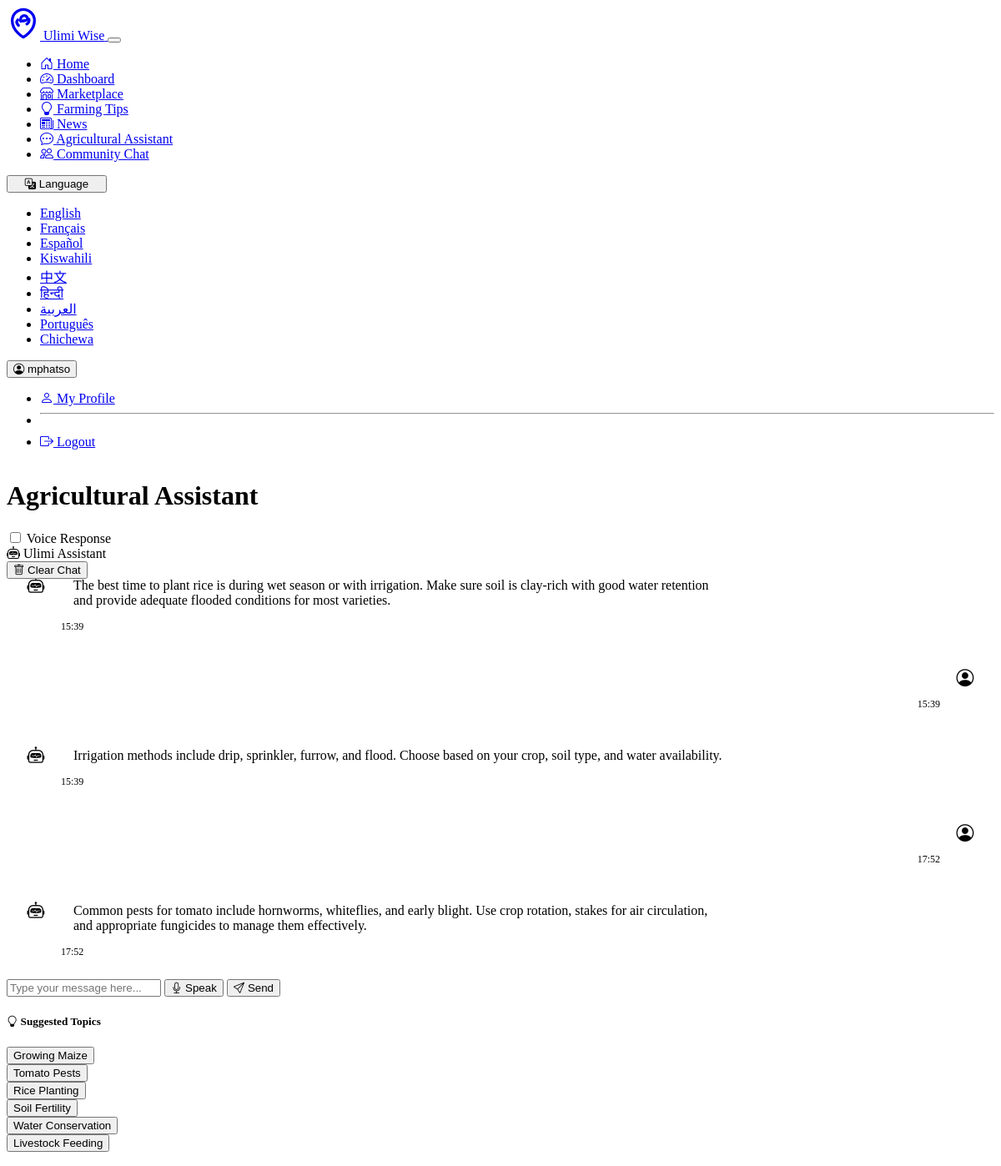
The page /chatbot (signed in, upper part) on the database as committed earlier.
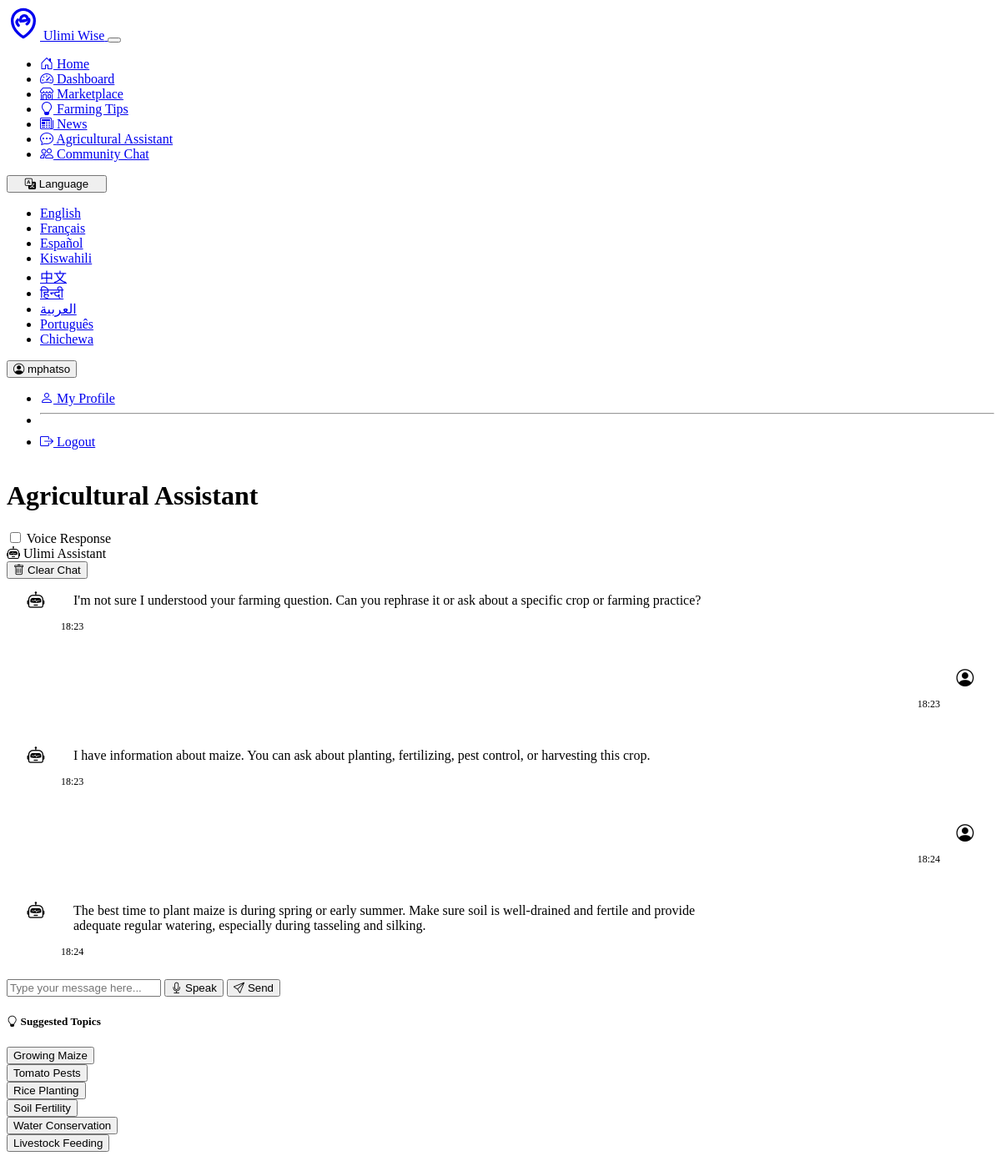
The same page on the database as committed later.
### models.py (models this page shows, shortened)
class User(UserMixin, db.Model):
    id = db.Column(db.Integer, primary_key=True)
    username = db.Column(db.String(64), unique=True, nullable=False)
    email = db.Column(db.String(120), unique=True, nullable=False)
    password_hash = db.Column(db.String(256), nullable=False)
    preferred_language = db.Column(db.String(10), default='en')
    location = db.Column(db.String(200))
    farm_type = db.Column(db.String(100))
    phone_number = db.Column(db.String(20))
    bio = db.Column(db.Text)
    is_extension_officer = db.Column(db.Boolean, default=False)
    is_buyer = db.Column(db.Boolean, default=False)
    created_at = db.Column(db.DateTime, default=datetime.utcnow)
    products = db.relationship('Product', backref='seller', lazy=True)

class ChatHistory(db.Model):
    id = db.Column(db.Integer, primary_key=True)
    user_id = db.Column(db.Integer, db.ForeignKey('user.id'), nullable=False)
    user_message = db.Column(db.Text, nullable=False)
    bot_response = db.Column(db.Text, nullable=False)
    created_at = db.Column(db.DateTime, default=datetime.utcnow)
    user = db.relationship('User', backref=db.backref('chat_history', lazy=True))

### routes.py (the view)
@app.route('/chatbot')
def chatbot_page():
    lang = session.get('language', 'en')
    if current_user.is_authenticated:
        lang = current_user.preferred_language or lang
    chat_history = []
    if current_user.is_authenticated:
        chat_history = ChatHistory.query.filter_by(user_id=current_user.id).order_by(ChatHistory.created_at.desc()).limit(10).all()
        chat_history.reverse()  # Show oldest messages first
    return render_template('chatbot.html',
                          lang=lang,
                          chat_history=chat_history,
                          title=get_translation("Agricultural Assistant", lang))

### app.py (called while the page is built)
@app.template_filter('translate')
def translate_filter(text, lang='en'):
    return get_translation(text, lang)

@app.context_processor
def inject_globals():
    from datetime import datetime
    now = datetime.now()
    return {
        'current_year': now.year,
        'current_time': now.strftime('%H:%M'),
        'get_available_languages': get_available_languages
    }

@login_manager.user_loader
def load_user(user_id):
    from models import User
    return User.query.get(int(user_id))

### translations.py (called while the page is built)
def get_translation(text, lang_code='en'):
    if not translations:
        load_translations()
    if lang_code not in LANGUAGES:
        lang_code = 'en'
    if lang_code in translations and text in translations[lang_code]:
        return translations[lang_code][text]
    else:
        return text

def get_available_languages():
    return LANGUAGES

### templates/chatbot.html (shortened to what this page needs)
{% extends "base.html" %}
{% block content %}
<div class="container">
    <div class="row">
        <div class="col-lg-8 mx-auto">
            <div class="d-flex justify-content-between align-items-center mb-4">
                <h1>{{ 'Agricultural Assistant' | translate(lang) }}</h1>
                <div class="form-check form-switch">
                    <input class="form-check-input" type="checkbox" id="voiceResponseToggle" checked>
                    <label class="form-check-label" for="voiceResponseToggle">{{ 'Voice Response' | translate(lang) }}</label>
                </div>
            </div>
            <div class="card shadow-sm mb-4">
                <div class="card-header bg-primary text-white">
                    <div class="d-flex justify-content-between align-items-center">
                        <div><i class="bi bi-robot me-2"></i> {{ 'Ulimi Assistant' | translate(lang) }}</div>
                        <button class="btn btn-sm btn-outline-light" onclick="clearChat()">
                            <i class="bi bi-trash"></i> {{ 'Clear Chat' | translate(lang) }}
                        </button>
                    </div>
                </div>
                <div class="card-body p-0">
                    <div id="chatMessages" class="chat-container p-3">
                        {% if chat_history %}
                            {% for chat in chat_history %}
                                <div class="chat-message user-message">
                                    <div class="message-content">
                                        <div class="message-text">{{ chat.user_message }}</div>
                                        <div class="message-time">{{ chat.created_at.strftime('%H:%M') }}</div>
                                    </div>
                                    <div class="avatar"><i class="bi bi-person-circle"></i></div>
                                </div>
                                <div class="chat-message bot-message">
                                    <div class="avatar"><i class="bi bi-robot"></i></div>
                                    <div class="message-content">
                                        <div class="message-text">{{ chat.bot_response }}</div>
                                        <div class="message-time">{{ chat.created_at.strftime('%H:%M') }}</div>
                                    </div>
                                </div>
                            {% endfor %}
                        {% endif %}
                    </div>
                </div>
                <div class="card-footer bg-light">
                    <form id="chatForm" class="d-flex">
                        <input type="text" id="messageInput" class="form-control me-2"
                               placeholder="{{ 'Type your message here...' | translate(lang) }}" required>
                        <button type="button" id="voiceInputBtn" class="btn btn-outline-secondary me-2">
                            <i class="bi bi-mic"></i> {{ 'Speak' | translate(lang) }}
                        </button>
                        <button type="submit" class="btn btn-primary">
                            <i class="bi bi-send"></i> {{ 'Send' | translate(lang) }}
                        </button>
                    </form>
                </div>
            </div>
            <div class="card shadow-sm mb-4">
                <div class="card-header">
                    <h5 class="mb-0"><i class="bi bi-lightbulb"></i> {{ 'Suggested Topics' | translate(lang) }}</h5>
                </div>
                <div class="card-body">
                    <div class="row g-2">
                        <div class="col-md-4">
                            <button class="btn btn-outline-success w-100 topic-btn" data-topic="How do I grow maize?">
                                {{ 'Growing Maize' | translate(lang) }}
                            </button>
                        </div>
                        <div class="col-md-4">
                            <button class="btn btn-outline-success w-100 topic-btn" data-topic="What are common pests for tomatoes?">
                                {{ 'Tomato Pests' | translate(lang) }}
                            </button>
                        </div>
                        <div class="col-md-4">
                            <button class="btn btn-outline-success w-100 topic-btn" data-topic="Best time to plant rice">
                                {{ 'Rice Planting' | translate(lang) }}
                            </button>
                        </div>
                        <div class="col-md-4">
                            <button class="btn btn-outline-success w-100 topic-btn" data-topic="How to improve soil fertility">
                                {{ 'Soil Fertility' | translate(lang) }}
                            </button>
                        </div>
                        <div class="col-md-4">
                            <button class="btn btn-outline-success w-100 topic-btn" data-topic="Water conservation methods">
                                {{ 'Water Conservation' | translate(lang) }}
                            </button>
                        </div>
                        <div class="col-md-4">
                            <button class="btn btn-outline-success w-100 topic-btn" data-topic="Livestock feeding recommendations">
                                {{ 'Livestock Feeding' | translate(lang) }}
                            </button>
                        </div>
                    </div>
                </div>
            </div>
        </div>
    </div>
</div>
{% endblock %}

### templates/base.html (shortened to what this page needs)
<!DOCTYPE html>
<html lang="{{ lang }}">
<head>
    <link rel="stylesheet" href="https://cdn.replit.com/agent/bootstrap-agent-dark-theme.min.css">
    <link rel="stylesheet" href="https://cdn.jsdelivr.net/npm/bootstrap-icons@1.10.5/font/bootstrap-icons.css">
    <link rel="stylesheet" href="{{ url_for('static', filename='css/custom.css') }}">
</head>
<body data-bs-theme="dark">
    <nav class="navbar navbar-expand-lg navbar-dark bg-dark">
        <div class="container">
            <a class="navbar-brand d-flex align-items-center" href="{{ url_for('index') }}">
                <span>Ulimi Wise</span>
            </a>
            <button class="navbar-toggler" type="button" data-bs-toggle="collapse" data-bs-target="#navbarNav" aria-controls="navbarNav" aria-expanded="false" aria-label="Toggle navigation">
            </button>
            <div class="collapse navbar-collapse" id="navbarNav">
                <ul class="navbar-nav me-auto">
                    <li class="nav-item">
                        <a class="nav-link {% if request.path == url_for('index') %}active{% endif %}" href="{{ url_for('index') }}">
                            <i class="bi bi-house-door"></i> {{ 'Home' | translate(lang) }}
                        </a>
                    </li>
                    {% if current_user.is_authenticated %}
                    <li class="nav-item">
                        <a class="nav-link {% if request.path == url_for('dashboard') %}active{% endif %}" href="{{ url_for('dashboard') }}">
                            <i class="bi bi-speedometer2"></i> {{ 'Dashboard' | translate(lang) }}
                        </a>
                    </li>
                    {% endif %}
                    <li class="nav-item">
                        <a class="nav-link {% if request.path == url_for('marketplace') %}active{% endif %}" href="{{ url_for('marketplace') }}">
                            <i class="bi bi-shop"></i> {{ 'Marketplace' | translate(lang) }}
                        </a>
                    </li>
                    <li class="nav-item">
                        <a class="nav-link {% if request.path == url_for('tips') %}active{% endif %}" href="{{ url_for('tips') }}">
                            <i class="bi bi-lightbulb"></i> {{ 'Farming Tips' | translate(lang) }}
                        </a>
                    </li>
                    <li class="nav-item">
                        <a class="nav-link {% if request.path == url_for('news') %}active{% endif %}" href="{{ url_for('news') }}">
                            <i class="bi bi-newspaper"></i> {{ 'News' | translate(lang) }}
                        </a>
                    </li>
                    <li class="nav-item">
                        <a class="nav-link {% if request.path == url_for('chatbot_page') %}active{% endif %}" href="{{ url_for('chatbot_page') }}">
                            <i class="bi bi-chat-dots"></i> {{ 'Agricultural Assistant' | translate(lang) }}
                        </a>
                    </li>
                    {% if current_user.is_authenticated %}
                    <li class="nav-item">
                        <a class="nav-link {% if request.path == url_for('community_chat') %}active{% endif %}" href="{{ url_for('community_chat') }}">
                            <i class="bi bi-people"></i> {{ 'Community Chat' | translate(lang) }}
                        </a>
                    </li>
                    {% endif %}
                </ul>
                <div class="d-flex">
                    <div class="dropdown me-2">
                        <button class="btn btn-outline-secondary dropdown-toggle language-selector" type="button" id="languageDropdown" data-bs-toggle="dropdown" aria-expanded="false">
                            <i class="bi bi-translate"></i> {{ 'Language' | translate(lang) }}
                        </button>
                        <ul class="dropdown-menu dropdown-menu-end" aria-labelledby="languageDropdown">
                            {% for code, name in get_available_languages().items() %}
                            <li>
                                <a class="dropdown-item {% if lang == code %}active{% endif %}" href="{{ url_for('set_language', lang=code) }}">
                                    {{ name }}
                                </a>
                            </li>
                            {% endfor %}
                        </ul>
                    </div>
                    <div class="dropdown">
                        {% if current_user.is_authenticated %}
                        <button class="btn btn-outline-primary dropdown-toggle" type="button" id="userDropdown" data-bs-toggle="dropdown" aria-expanded="false">
                            <i class="bi bi-person-circle"></i> {{ current_user.username }}
                        </button>
                        <ul class="dropdown-menu dropdown-menu-end" aria-labelledby="userDropdown">
                            <li>
                                <a class="dropdown-item" href="{{ url_for('profile') }}">
                                    <i class="bi bi-person"></i> {{ 'My Profile' | translate(lang) }}
                                </a>
                            </li>
                            <li><hr class="dropdown-divider"></li>
                            <li>
                                <a class="dropdown-item" href="{{ url_for('logout') }}">
                                    <i class="bi bi-box-arrow-right"></i> {{ 'Logout' | translate(lang) }}
                                </a>
                            </li>
                        </ul>
                        {% endif %}
                    </div>
                </div>
            </div>
        </div>
    </nav>
    <main class="container py-4">
        {% block content %}{% endblock %}
    </main>
</body>
</html>

### static/css/custom.css (style rules this page uses)
body { min-height: 100vh; display: flex; flex-direction: column; }
main { flex: 1; }
.chat-container { height: 60vh; min-height: 400px; max-height: 70vh; overflow-y: auto; border: 1px solid var(--bs-border-color); border-radius: 0.375rem; background-color: var(--bs-dark-bg-subtle); }
.chat-message { display: flex; margin-bottom: 15px; padding: 10px 15px; }
.user-message { justify-content: flex-end; }
.bot-message { justify-content: flex-start; }
.avatar { width: 40px; height: 40px; border-radius: 50%; display: flex; align-items: center; justify-content: center; font-size: 1.3rem; margin-right: 10px; background-color: var(--bs-tertiary-bg); }
.user-message .avatar { order: 2; margin-right: 0; margin-left: 10px; background-color: var(--bs-primary-bg-subtle); color: var(--bs-primary); }
.bot-message .avatar { background-color: var(--bs-info-bg-subtle); color: var(--bs-info); }
.message-content { max-width: 70%; }
.user-message .message-content { text-align: right; }
.message-text { padding: 10px 15px; border-radius: 18px; margin-bottom: 5px; display: inline-block; max-width: 100%; word-wrap: break-word; }
.user-message .message-text { background-color: var(--bs-primary); color: white; border-top-right-radius: 4px; }
.bot-message .message-text { background-color: var(--bs-secondary-bg); color: var(--bs-body-color); border-top-left-radius: 4px; }
.message-time { font-size: 0.75rem; color: var(--bs-secondary-color); }
.language-selector { min-width: 120px; }
.message-text { word-wrap: break-word; }

Rows that differ between the two databases and show on the page:
no longer on this page (row unchanged): ChatHistory: bot_response "The best time to plant rice is during wet season or with irrigation. Make sure soil is clay-rich with good water retention and provide adequate flooded conditions for most varieties.", created_at "15:39"
no longer on this page (row unchanged): ChatHistory: created_at "15:39", bot_response "Irrigation methods include drip, sprinkler, furrow, and flood. Choose based on your crop, soil type, and water availability."
no longer on this page (row unchanged): ChatHistory: created_at "17:52", bot_response "Common pests for tomato include hornworms, whiteflies, and early blight. Use crop rotation, stakes for air circulation, and appropriate fungicides to manage them effectively."
added ChatHistory: bot_response "I'm not sure I understood your farming question. Can you rephrase it or ask about a specific crop or farming practice?", created_at "18:23"
added ChatHistory: created_at "18:23", bot_response "I have information about maize. You can ask about planting, fertilizing, pest control, or harvesting this crop."
added ChatHistory: created_at "18:24", bot_response "The best time to plant maize is during spring or early summer. Make sure soil is well-drained and fertile and provide adequate regular watering, especially during tasseling and silking."
